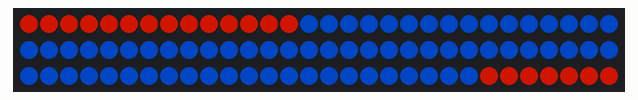
This sketch was run on a simulated Arduino Uno, built with avr-gcc and run on an emulated ATmega328P. Parts: 90 RGB LEDs in strip order, left to right, continuing on the next row. Dim RGB values are drawn brighter than linear; colours are those a GRB WS2812 strip shows for the declared byte order.

Above: at 0.9 s.

The sketch:

guardianSword.ino
```cpp
#include "FastLED.h"

// How many leds in your strip?
#define NUM_LEDS 90

// For led chips like Neopixels, which have a data line, ground, and power, you just
// need to define DATA_PIN.  For led chipsets that are SPI based (four wires - data, clock,
// ground, and power), like the LPD8806, define both DATA_PIN and CLOCK_PIN
#define DATA_PIN 4

// Define the array of leds
CRGB leds[NUM_LEDS];

void setup() {
  delay(500);
  LEDS.addLeds<WS2812, DATA_PIN, RGB>(leds, NUM_LEDS).setCorrection( TypicalPixelString    );
  LEDS.setBrightness(128);
  //  set_max_power_in_volts_and_milliamps(5, 1000);
}

void loop() {
  int bladeStart = 14;
  int bladeEnd = 83;
  setColors(0, bladeStart, 91);
  setColors(bladeStart, bladeEnd, 185);
  setColors( bladeEnd, NUM_LEDS, 91);
}

void setColors(int startPix, int endPix, int hue) {
  //  static uint8_t hue = 185;
  // First slide the led in one direction
  for (int i = startPix; i < endPix; i++) {

    CHSV color = CHSV(hue, 255, 250);
    leds[i] = color;

    FastLED.show();
  }
}
```
